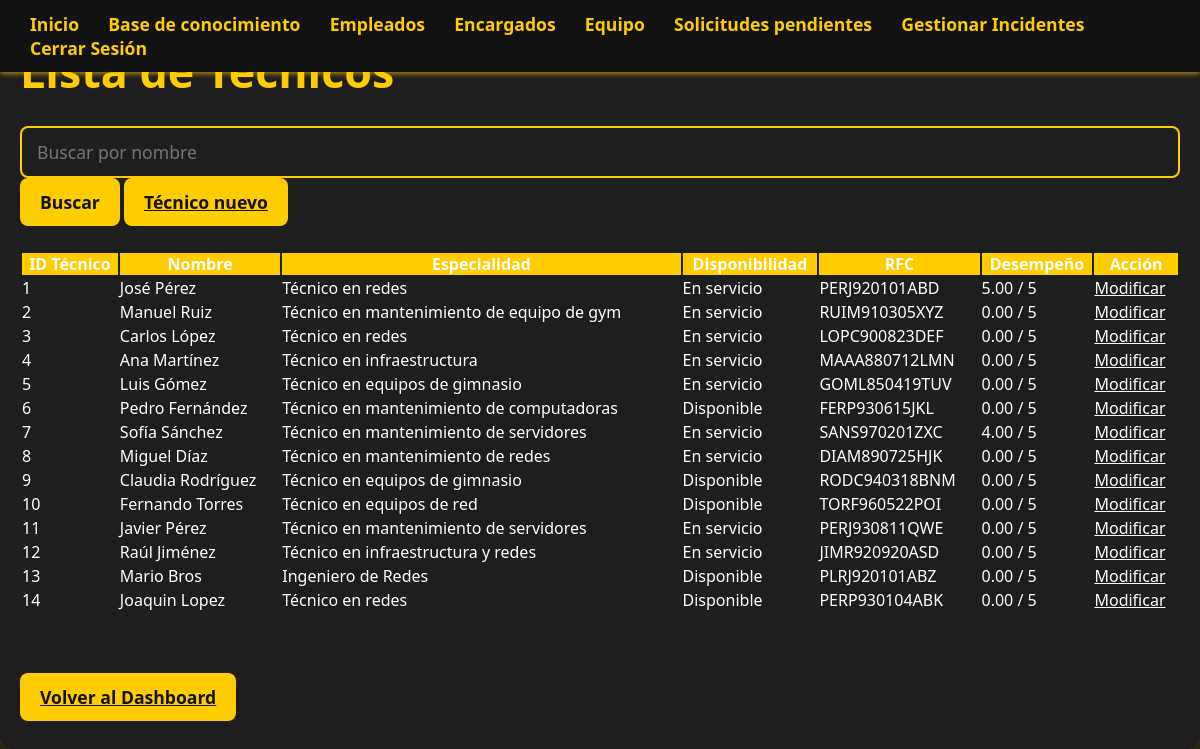
The app's page /Admin_Empleados.php (signed in) with its own data.
### tables this page shows
CREATE TABLE `tecnicos` (
  `id_tecnico` int(11) NOT NULL,
  `nombre` varchar(100) NOT NULL,
  `especialidad` varchar(100) NOT NULL,
  `disponibilidad` enum('Disponible','En servicio') NOT NULL DEFAULT 'Disponible',
  `rfc` char(13) NOT NULL DEFAULT '',
  `desempeno` decimal(3,2) DEFAULT 0.00
);

### Admin_Empleados.php (the view, shortened to what this page needs)
<?php
$conn = openConnection();
$busqueda = isset($_GET['buscar']) ? trim($_GET['buscar']) : '';
if ($busqueda !== '') {
    $stmt = $conn->prepare("SELECT * FROM tecnicos WHERE nombre LIKE ?");
    $param = "%" . $busqueda . "%";
    $stmt->bind_param("s", $param);
} else {
    $stmt = $conn->prepare("SELECT * FROM tecnicos");
}
$stmt->execute();
$resultado = $stmt->get_result();
?>
<!DOCTYPE html>
<html lang="es">
<head>
    <link rel="stylesheet" href="style/styles.css" />
</head>
<body>
<header class="dashboard-header">
    <nav class="dashboard-nav">
        <a href="admin_dashboard.php">Inicio</a>
        <a href="base_conocimiento.php">Base de conocimiento</a>
        <a href="Admin_Empleados.php" class="active">Empleados</a>
        <a href="Admin_Encargados.php">Encargados</a>
          <a href="Admin_Equipo.php">Equipo</a>
          <a href="soli_pend.php">Solicitudes pendientes</a>
        <a href="gestionar_incidentes.php">Gestionar Incidentes</a>
        <a href="logout.php">Cerrar Sesión</a>
    </nav>
</header>
<main class="main-container">
        <h1 class="page-title">Lista de Técnicos</h1>
        <form method="GET" action="Admin_Empleados.php" class="search-form">
            <input
                type="text"
                name="buscar"
                placeholder="Buscar por nombre"
                value="<?= htmlspecialchars($busqueda) ?>"
                class="input-search"
                autocomplete="off"
            />
            <button class="btn" >Buscar</button>
            <a href="Reg_Tecnico.php" class="btn">Técnico nuevo</a>
        </form>
        <table class="table-container">
            <thead>
                <tr>
                    <th>ID Técnico</th>
                    <th>Nombre</th>
                    <th>Especialidad</th>
                    <th>Disponibilidad</th>
                    <th>RFC</th>
                    <th>Desempeño</th>
                    <th>Acción</th>
                </tr>
            </thead>
            <tbody>
            <?php while ($tecnico = $resultado->fetch_assoc()): ?>
                <tr>
                    <td><?= $tecnico['id_tecnico'] ?></td>
                    <td><?= htmlspecialchars($tecnico['nombre']) ?></td>
                    <td><?= htmlspecialchars($tecnico['especialidad']) ?></td>
                    <td><?= htmlspecialchars($tecnico['disponibilidad']) ?></td>
                    <td><?= htmlspecialchars($tecnico['rfc']) ?></td>
                    <td><?= number_format($tecnico['desempeno'], 2) ?> / 5</td>
                    <td><a href="Mod_Empleado.php?id=<?= $tecnico['id_tecnico'] ?>" class="link-action">Modificar</a></td>
                </tr>
            <?php endwhile; ?>
            </tbody>
        </table>
        <br>
        <a href="admin_dashboard.php" class="btn">Volver al Dashboard</a>
</main>
</body>
</html>

### style/styles.css (style rules this page uses)
* { margin: 0; padding: 0; box-sizing: border-box; font-family: 'Segoe UI', Tahoma, Geneva, Verdana, sans-serif; color: #fff; }
body { background-color: #121212; min-height: 100vh; display: flex; flex-direction: column; }
.btn { background-color: #ffcc00; color: #121212; padding: 12px 20px; border: none; border-radius: 8px; font-weight: 700; font-size: 1.1rem; cursor: pointer; transition: background-color 0.3s ease; }
.main-container { max-width: 1000px; width: 100%; overflow: auto; padding: 30px; background-color: #1e1e1e; border-radius: 12px; box-shadow: 0 0 20px rgba(255, 204, 0, 0.4); }
input[type="text"], input[type="search"], input[type="email"], input[type="password"], textarea, select { background-color: #1e1e1e; border: 2px solid #ffcc00; border-radius: 8px; padding: 12px 15px; font-size: 1.1rem; color: #f0f0f0; resize: vertical; transition: border-color 0.3s ease; width: 100%; }
.dashboard-header { position: fixed; top: 0; left: 0; width: 100%; background-color: #121212; box-shadow: 0 2px 5px rgba(255, 204, 0, 0.6); z-index: 1000; padding: 12px 30px; display: flex; align-items: center; }
.dashboard-nav a { display: inline-block; margin-right: 25px; color: #ffcc00; text-decoration: none; font-weight: 700; font-size: 1.1rem; transition: color 0.3s ease; }
.page-title { font-size: 2.8rem; font-weight: 900; color: #ffcc00; margin-bottom: 25px; }
.table-container { width: 100%; overflow-x: auto; margin-top: 25px; margin-bottom: 50px; max-width: 100%; }
.table-container thead, .reportes-table thead { background-color: #ffcc00; color: #121212; }
.main-container { max-width: 1200px; margin: 0 auto; padding: 40px 20px; width: 100%; }

### records on screen
tecnicos: id_tecnico "1", nombre "José Pérez", especialidad "Técnico en redes", disponibilidad "En servicio", rfc "PERJ920101ABD", desempeno "5.00"
tecnicos: id_tecnico "2", nombre "Manuel Ruiz", especialidad "Técnico en mantenimiento de equipo de gym", disponibilidad "En servicio", rfc "RUIM910305XYZ", desempeno "0.00"
tecnicos: id_tecnico "3", nombre "Carlos López", especialidad "Técnico en redes", disponibilidad "En servicio", rfc "LOPC900823DEF", desempeno "0.00"
tecnicos: id_tecnico "4", nombre "Ana Martínez", especialidad "Técnico en infraestructura", disponibilidad "En servicio", rfc "MAAA880712LMN", desempeno "0.00"
tecnicos: id_tecnico "5", nombre "Luis Gómez", especialidad "Técnico en equipos de gimnasio", disponibilidad "En servicio", rfc "GOML850419TUV", desempeno "0.00"
tecnicos: id_tecnico "6", nombre "Pedro Fernández", especialidad "Técnico en mantenimiento de computadoras", disponibilidad "Disponible", rfc "FERP930615JKL", desempeno "0.00"
tecnicos: id_tecnico "7", nombre "Sofía Sánchez", especialidad "Técnico en mantenimiento de servidores", disponibilidad "En servicio", rfc "SANS970201ZXC", desempeno "4.00"
tecnicos: id_tecnico "8", nombre "Miguel Díaz", especialidad "Técnico en mantenimiento de redes", disponibilidad "En servicio", rfc "DIAM890725HJK", desempeno "0.00"
tecnicos: id_tecnico "9", nombre "Claudia Rodríguez", especialidad "Técnico en equipos de gimnasio", disponibilidad "Disponible", rfc "RODC940318BNM", desempeno "0.00"
tecnicos: id_tecnico "10", nombre "Fernando Torres", especialidad "Técnico en equipos de red", disponibilidad "Disponible", rfc "TORF960522POI", desempeno "0.00"
tecnicos: id_tecnico "11", nombre "Javier Pérez", especialidad "Técnico en mantenimiento de servidores", disponibilidad "En servicio", rfc "PERJ930811QWE", desempeno "0.00"
tecnicos: id_tecnico "12", nombre "Raúl Jiménez", especialidad "Técnico en infraestructura y redes", disponibilidad "En servicio", rfc "JIMR920920ASD", desempeno "0.00"
tecnicos: id_tecnico "13", nombre "Mario Bros", especialidad "Ingeniero de Redes", disponibilidad "Disponible", rfc "PLRJ920101ABZ", desempeno "0.00"
tecnicos: id_tecnico "14", nombre "Joaquin Lopez", especialidad "Técnico en redes", disponibilidad "Disponible", rfc "PERP930104ABK", desempeno "0.00"
